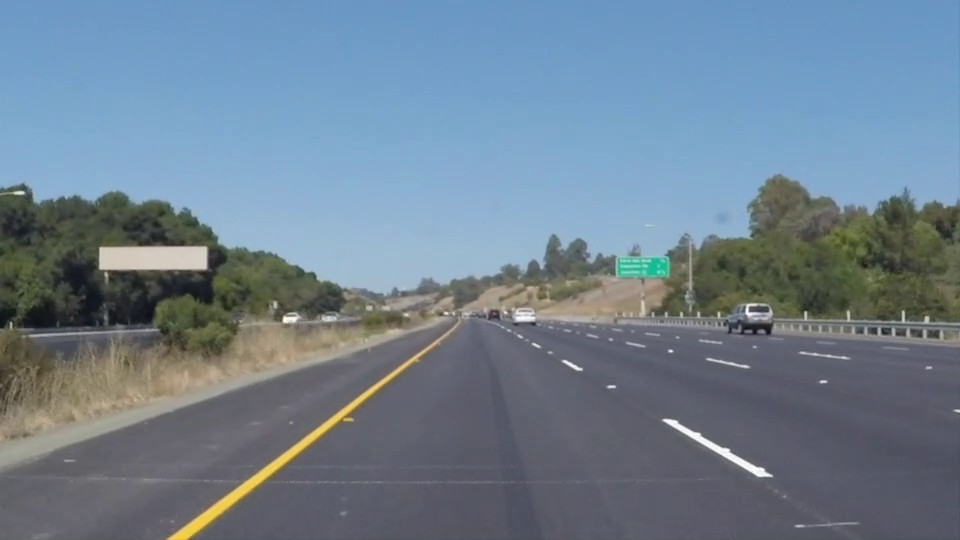
#> input picture labs/data/images/lane_yellow.jpg, 960 x 540 px
$ jupyter execute lab2_3_lane_color.ipynb
#> lines starting #> are read from the running program, lines starting #| are printed output that depends on the picture; after the words box and inside, x2 and y2 are one past the last pixel; in counts of white or black regions, pixels touching at a corner belong together
# 实验 2-3 用颜色找车道线：只看下半部分，用 HSV 阈值找出白线和黄线

从上到下依次运行每个单元格（Shift + Enter）。标有“← 改这里”的地方是“改一改”练习要修改的位置。

### 第 1 步：读图，只留下画面下半部分（车道只在路面上）

[cell 1]
import cv2

img = cv2.imread("../data/images/lane_yellow.jpg")   # ← 改这里：换成 lane_white.jpg
#> img is the input picture: shape (540, 960, 3); mean B, G, R 144.5, 128.8, 110.9
h, w = img.shape[:2]
#> h = 540; w = 960
roi = img[h // 2 + 50:, :]          # 从中线再往下 50 行开始，到最底下，所有列
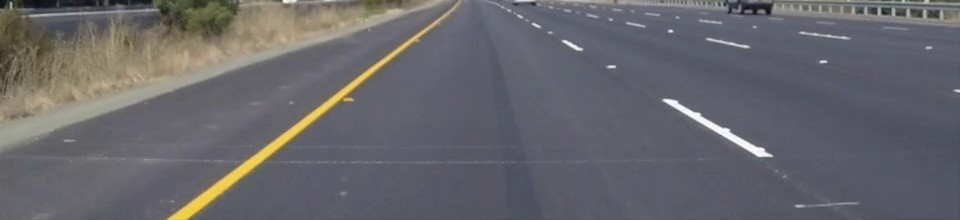
#> roi: shape (220, 960, 3); mean B, G, R 107.3, 102.3, 103.4
print("感兴趣区域的形状：", roi.shape)
#| 感兴趣区域的形状： (220, 960, 3)

### 第 2 步：换到 HSV，分别找黄色和白色

[cell 2]
hsv = cv2.cvtColor(roi, cv2.COLOR_BGR2HSV)
#> hsv: shape (220, 960, 3); mean H, S, V 100.6, 35.5, 113.4
yellow = cv2.inRange(hsv, (15, 80, 120), (35, 255, 255))   # 黄：色调 15～35，比较鲜艳  ← 改这里
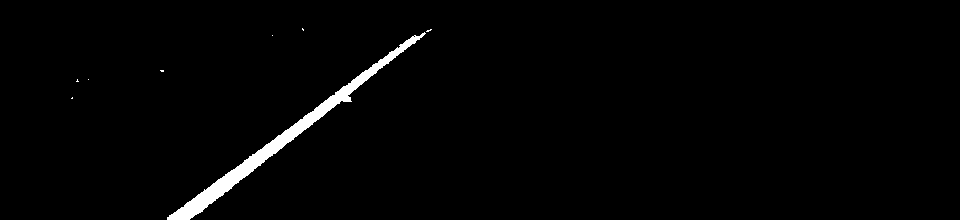
#> yellow: shape (220, 960); 1.7% white; 8 white regions (7 under 20 px), largest, box (x1, y1, x2, y2) and area: (167, 32, 426, 220) 3466
white = cv2.inRange(hsv, (0, 0, 200), (180, 40, 255))      # 白：不管色调，不鲜艳，很亮  ← 改这里
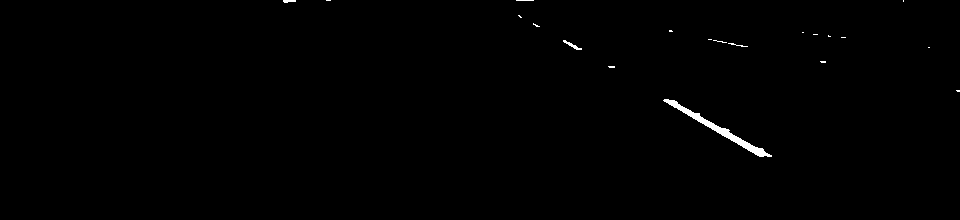
#> white: shape (220, 960); 0.45% white; 20 white regions (16 under 20 px), largest, box (x1, y1, x2, y2) and area: (663, 99, 772, 157) 728, (563, 40, 582, 50) 56, (283, 0, 296, 3) 30, (728, 43, 748, 47) 25
print(f"黄色像素 {cv2.countNonZero(yellow)} 个，白色像素 {cv2.countNonZero(white)} 个")
#| 黄色像素 3496 个，白色像素 956 个

### 第 3 步：把两张黑白图合起来，再把车道线涂成红色

[cell 3]
lanes = cv2.bitwise_or(yellow, white)     # 黄或白，都算车道线
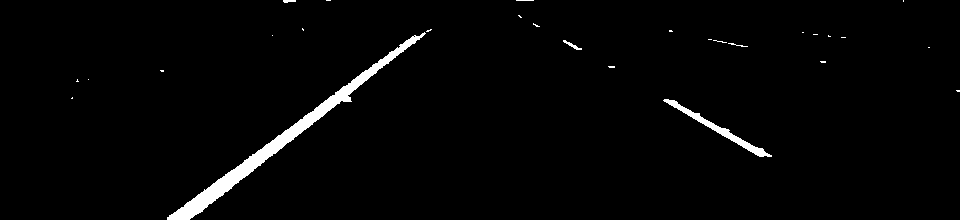
#> lanes: shape (220, 960); 2.1% white; 28 white regions (23 under 20 px), largest, box (x1, y1, x2, y2) and area: (167, 32, 426, 220) 3466, (663, 99, 772, 157) 728, (563, 40, 582, 50) 56, (283, 0, 296, 3) 30, (728, 43, 748, 47) 25
show = img.copy()
show[h // 2 + 50:][lanes == 255] = (0, 0, 255)   # 在原图对应位置涂红
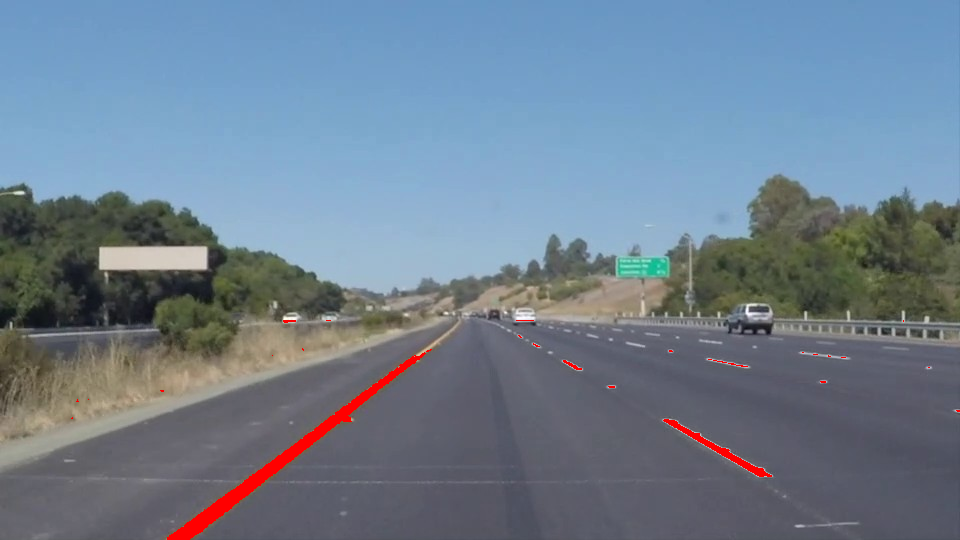
#> show: shape (540, 960, 3); 0.86% of pixels changed, all inside (x1, y1, x2, y2) = (71, 320, 960, 540)
cv2.imwrite("lab2_3_mask.png", lanes)
cv2.imwrite("lab2_3_lanes.jpg", show)
#> Out = True

### 第 4 步：试试夜间画面：同样的门槛还管用吗？

[cell 4]
dark = cv2.convertScaleAbs(img, alpha=0.35, beta=0)      # 把画面压暗，模拟夜里
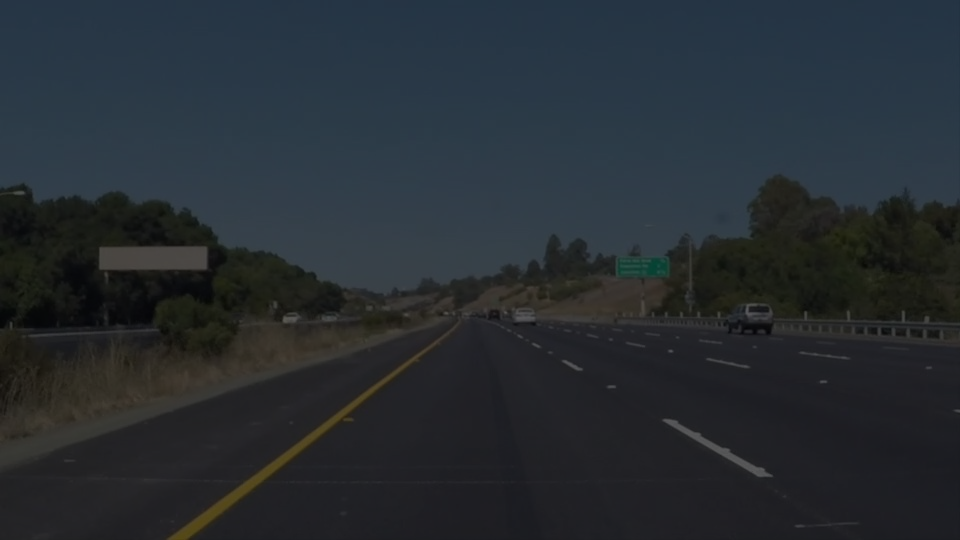
#> dark: shape (540, 960, 3); mean B, G, R 50.6, 45.1, 38.8
hsv2 = cv2.cvtColor(dark[h // 2 + 50:, :], cv2.COLOR_BGR2HSV)
#> hsv2: shape (220, 960, 3); mean H, S, V 99.9, 35, 39.7
n_y = cv2.countNonZero(cv2.inRange(hsv2, (15, 80, 120), (35, 255, 255)))
#> n_y = 0
n_w = cv2.countNonZero(cv2.inRange(hsv2, (0, 0, 200), (180, 40, 255)))
#> n_w = 0
print(f"夜间：黄色像素 {n_y} 个，白色像素 {n_w} 个")
#| 夜间：黄色像素 0 个，白色像素 0 个

$ run again, with labs/data/images/lane_white.jpg copied over labs/data/images/lane_yellow.jpg
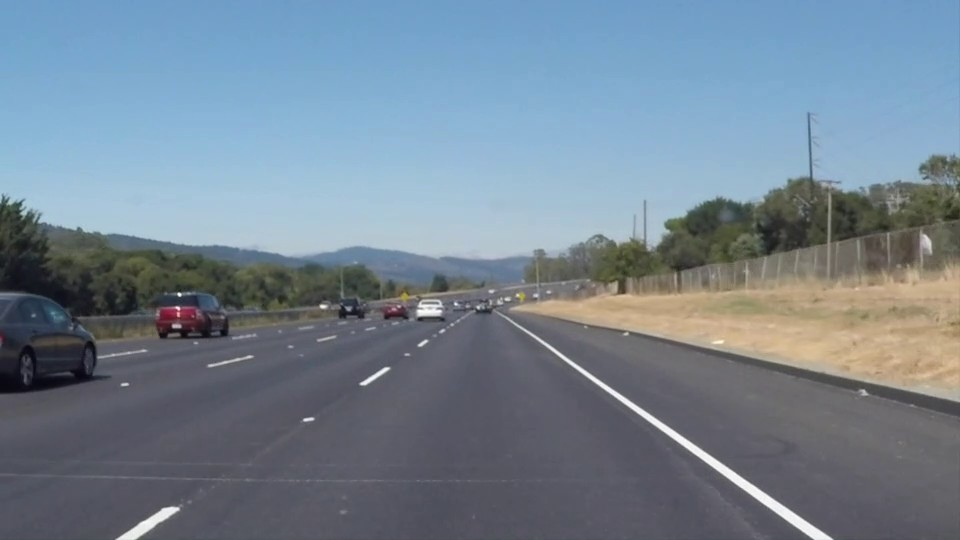
#> input picture labs/data/images/lane_white.jpg, 960 x 540 px
#> img is the input picture: shape (540, 960, 3); mean B, G, R 146, 132, 116.7
#| 感兴趣区域的形状： (220, 960, 3)
#> hsv: shape (220, 960, 3); mean H, S, V 110.4, 31.3, 109
#> `yellow = cv2.inRange(hsv, (15, 80, 120), (35, 255, 255))`:
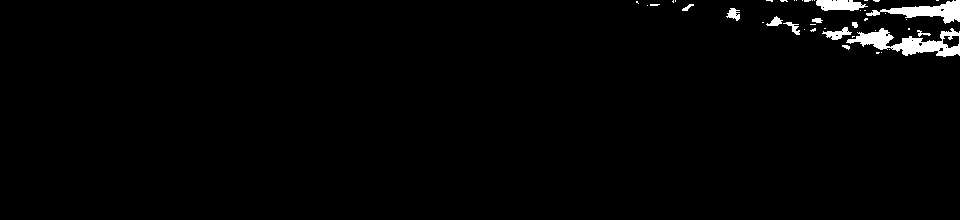
#> yellow: shape (220, 960); 1.7% white; 44 white regions (32 under 20 px), largest, box (x1, y1, x2, y2) and area: (846, 28, 960, 57) 1436, (866, 0, 960, 24) 902, (816, 0, 868, 11) 426
#> white: shape (220, 960); 1.4% white; 18 white regions (14 under 20 px), largest, box (x1, y1, x2, y2) and area: (520, 7, 833, 220) 2264, (117, 187, 179, 220) 547, (361, 48, 389, 65) 108, (419, 20, 427, 26) 20
#| 黄色像素 3534 个，白色像素 2997 个
#> lanes: shape (220, 960); 3.1% white; 62 white regions (46 under 20 px), largest, box (x1, y1, x2, y2) and area: (520, 7, 833, 220) 2264, (846, 28, 960, 57) 1436, (866, 0, 960, 24) 902
#> show: shape (540, 960, 3); 1.26% of pixels changed, all inside (x1, y1, x2, y2) = (117, 320, 960, 540)
#> Out = True
#> `dark = cv2.convertScaleAbs(img, alpha=0.35, beta=0)`:
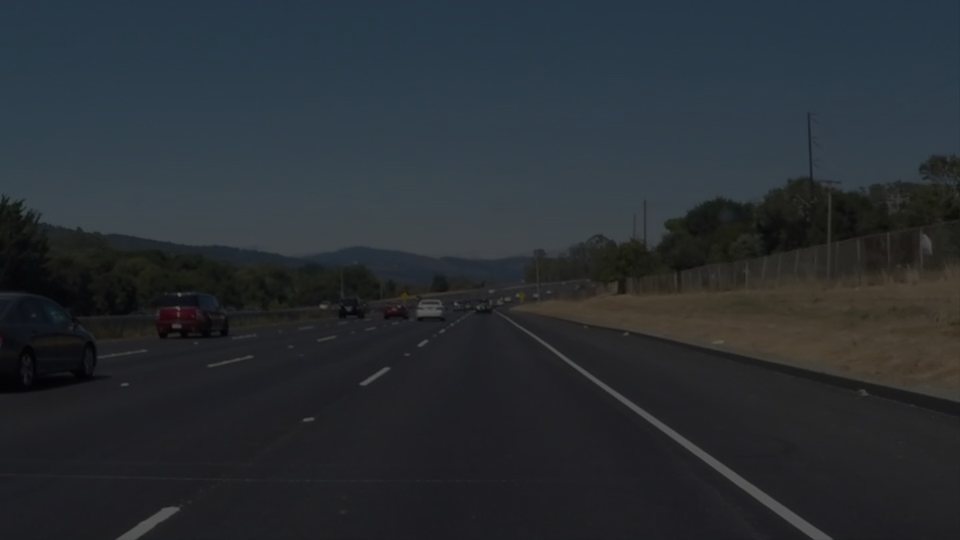
#> dark: shape (540, 960, 3); mean B, G, R 51.1, 46.2, 40.8
#> hsv2: shape (220, 960, 3); mean H, S, V 107.4, 31.3, 38.1
#> n_y = 0
#| 夜间：黄色像素 0 个，白色像素 0 个

$ run again, with labs/data/images/drive_highway.jpg copied over labs/data/images/lane_yellow.jpg
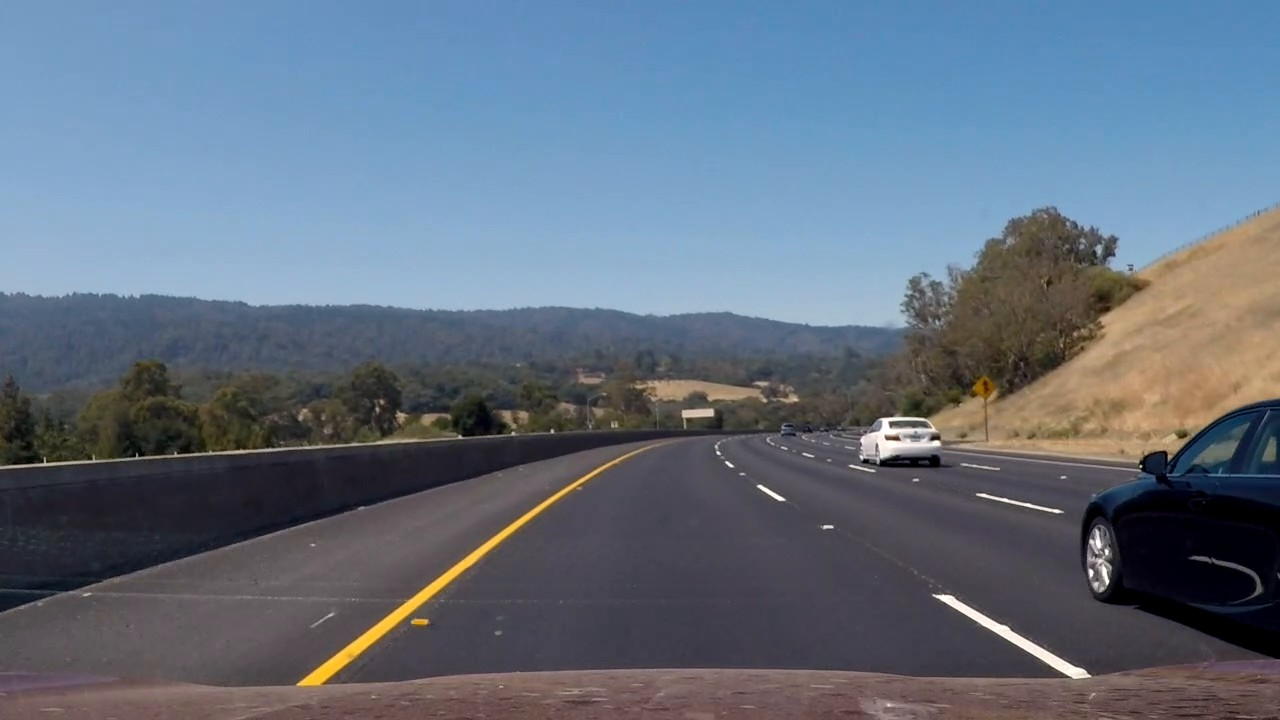
#> input picture labs/data/images/drive_highway.jpg, 1280 x 720 px
#> img is the input picture: shape (720, 1280, 3); mean B, G, R 126.8, 111.3, 98.6
#| 感兴趣区域的形状： (310, 1280, 3)
#> hsv: shape (310, 1280, 3); mean H, S, V 99.3, 57.5, 83.9
#> `yellow = cv2.inRange(hsv, (15, 80, 120), (35, 255, 255))`:
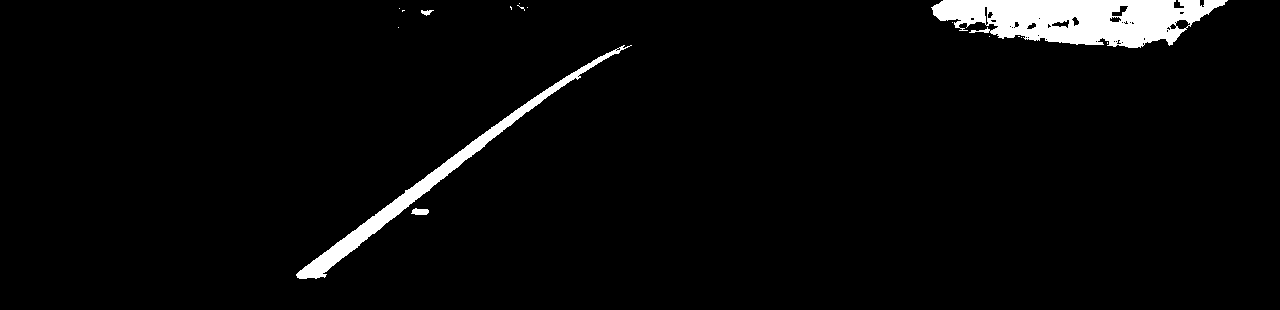
#> yellow: shape (310, 1280); 3.5% white; 16 white regions (12 under 20 px), largest, box (x1, y1, x2, y2) and area: (931, 0, 1228, 48) 9454, (296, 45, 632, 279) 4325, (411, 208, 429, 215) 97, (421, 10, 434, 16) 44
#> white: shape (310, 1280); 0.89% white; 33 white regions (24 under 20 px), largest, box (x1, y1, x2, y2) and area: (933, 185, 1091, 269) 1540, (861, 7, 940, 48) 1278, (977, 84, 1061, 103) 195
#| 黄色像素 13952 个，白色像素 3524 个
#> lanes: shape (310, 1280); 4.4% white; 49 white regions (36 under 20 px), largest, box (x1, y1, x2, y2) and area: (931, 0, 1228, 48) 9454, (296, 45, 632, 279) 4325, (933, 185, 1091, 269) 1540
#> show: shape (720, 1280, 3); 1.9% of pixels changed, all inside (x1, y1, x2, y2) = (296, 410, 1228, 706)
#> Out = True
#> `dark = cv2.convertScaleAbs(img, alpha=0.35, beta=0)`:
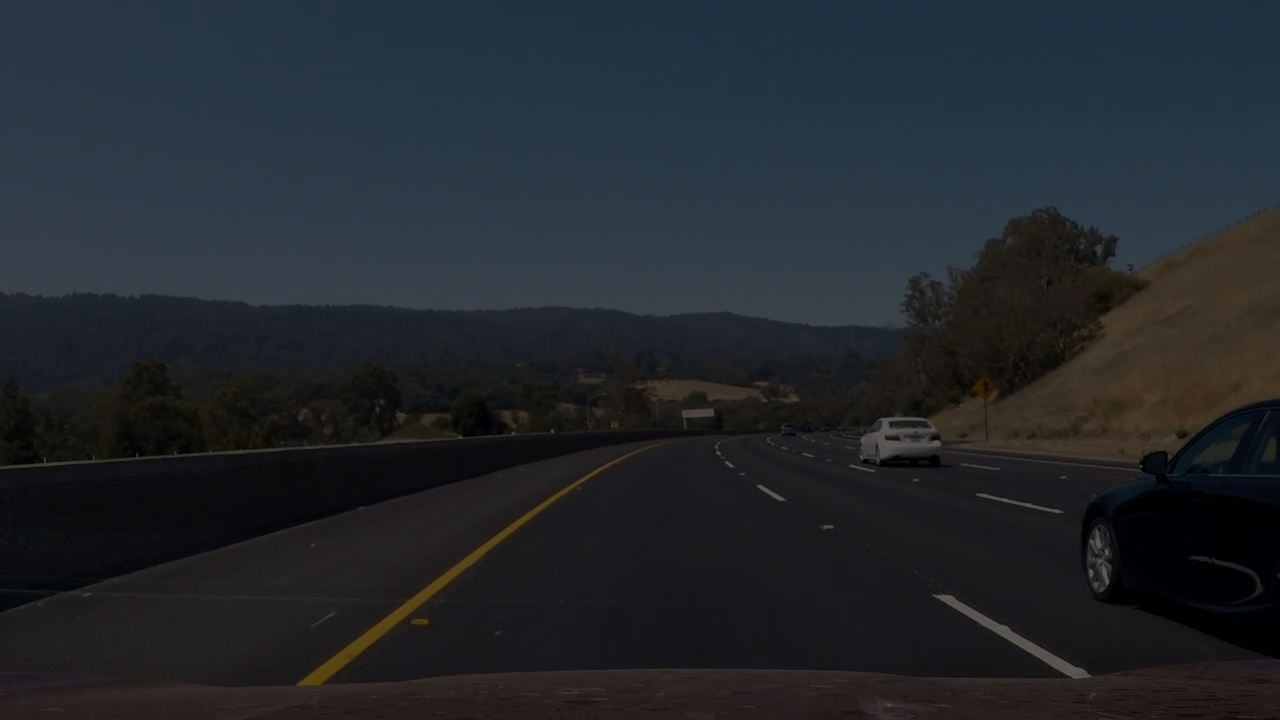
#> dark: shape (720, 1280, 3); mean B, G, R 44.4, 39, 34.5
#> hsv2: shape (310, 1280, 3); mean H, S, V 93.4, 57.6, 29.4
#> n_y = 0
#| 夜间：黄色像素 0 个，白色像素 0 个
